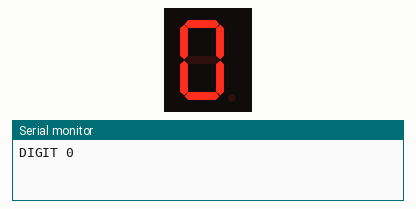
A sketch run on a simulated Arduino Uno, built with avr-gcc and run on an emulated ATmega328P. Parts: 1-digit seven-segment display, the last lines printed to the serial monitor. Wiring (inferred from the names in the program): 1-digit 7-segment display, segments lit when LOW: segments pin 3, pin 4, pin 5, pin 6, pin 7, pin 8, pin 9, pin 10. The segment pins are drawn as the display they are named for.

Above: at 0.06 s.
At 0.42 s:
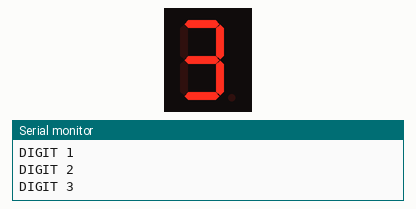
At 0.78 s:
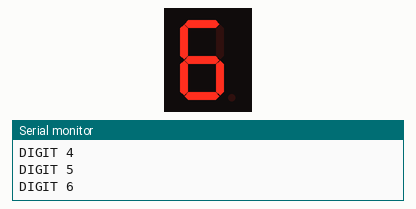
At 1.14 s:
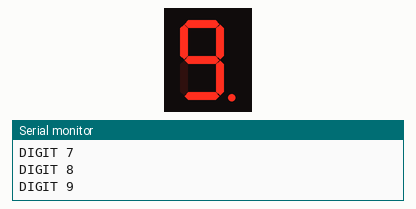
At 1.5 s:
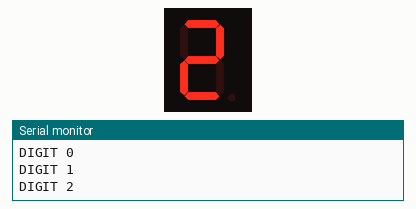

The sketch:

seven-segment-anode.ino
```cpp
#define MODE 70
#define SEGMENT_PINS {3,4,5,6,7,8,9,10}
// Constants and the selected MODE are generated from MM-PINS-SIM-FW-A1.
#if MODE == 11 || MODE == 22
unsigned long pulseWidth(uint8_t state) {
  unsigned long started = micros();
  while (digitalRead(DATA_PIN) != state) {
    if (micros() - started > 150) return 0;
  }
  started = micros();
  while (digitalRead(DATA_PIN) == state) {
    if (micros() - started > 150) return 0;
  }
  return micros() - started;
}

bool receive(uint8_t payload[5]) {
  pinMode(DATA_PIN, OUTPUT);
  digitalWrite(DATA_PIN, LOW);
  delay(20);
  pinMode(DATA_PIN, INPUT);
  if (pulseWidth(LOW) < 50 || pulseWidth(HIGH) < 50) return false;
  for (uint8_t index = 0; index < 40; ++index) {
    if (pulseWidth(LOW) == 0) return false;
    unsigned long high = pulseWidth(HIGH);
    if (high == 0) return false;
    payload[index / 8] = (payload[index / 8] << 1) | (high >= 48);
  }
  return uint8_t(payload[0] + payload[1] + payload[2] + payload[3]) == payload[4];
}

void setup() { Serial.begin(9600); }
void loop() {
  uint8_t data[5] = {};
  Serial.print(MODE == 11 ? F("DHT11 ") : F("DHT22 "));
  if (!receive(data)) {
    Serial.println(F("TIMEOUT OR CHECKSUM"));
  } else {
    const int humidity = MODE == 11 ? data[0] * 10 : (uint16_t(data[0]) << 8) | data[1];
    const int magnitude = MODE == 11 ? data[2] * 10 : (uint16_t(data[2] & 0x7f) << 8) | data[3];
    const int temperature = MODE == 22 && (data[2] & 0x80) ? -magnitude : magnitude;
    Serial.print(temperature);
    Serial.print(F(" dC "));
    Serial.print(humidity);
    Serial.println(F(" dRH OK"));
  }
  delay(INTERVAL_MS);
}

#elif MODE == 40
const uint8_t rowPins[] = ROW_PINS;
const uint8_t colPins[] = COLUMN_PINS;
const char keyNames[] = "123A456B789C*0#D";
char previous = 0;
char candidate = 0;

char scanKeys() {
  for (uint8_t row = 0; row < 4; ++row) {
    digitalWrite(rowPins[row], LOW);
    pinMode(rowPins[row], OUTPUT);
    char key = 0;
    for (uint8_t col = 0; col < 4; ++col) {
      if (digitalRead(colPins[col]) == LOW) { key = keyNames[row * 4 + col]; break; }
    }
    pinMode(rowPins[row], INPUT);
    if (key) return key;
  }
  return 0;
}

void setup() {
  Serial.begin(9600);
  for (uint8_t column : colPins) pinMode(column, INPUT_PULLUP);
  Serial.println(F("KEY IDLE"));
}
void loop() {
  const char key = scanKeys();
  if (key == candidate && key != previous) {
    previous = key;
    Serial.print(F("KEY "));
    if (key) Serial.println(key);
    else Serial.println(F("IDLE"));
  }
  candidate = key;
  delay(10);
}

#elif MODE == 70
const uint8_t segmentPins[] = SEGMENT_PINS;
// Least significant bit = segment a. The top bit is the decimal point.
const uint8_t masks[] = {0x3f,0x06,0x5b,0x4f,0x66,0x6d,0x7d,0x07,0x7f,0xef};
uint8_t digit = 0;

void setup() {
  Serial.begin(9600);
  for (uint8_t segment : segmentPins) {
    digitalWrite(segment, HIGH);
    pinMode(segment, OUTPUT);
  }
}
void loop() {
  for (uint8_t i = 0; i < 8; ++i) {
    digitalWrite(segmentPins[i], (masks[digit] & (1 << i)) ? LOW : HIGH);
  }
  Serial.print(F("DIGIT "));
  Serial.println(digit);
  delay(120);
  digit = (digit + 1) % 10;
}
#endif
```

Measured:
- by itself, everything shown: repeats every 1.2 s, in 10 steps
